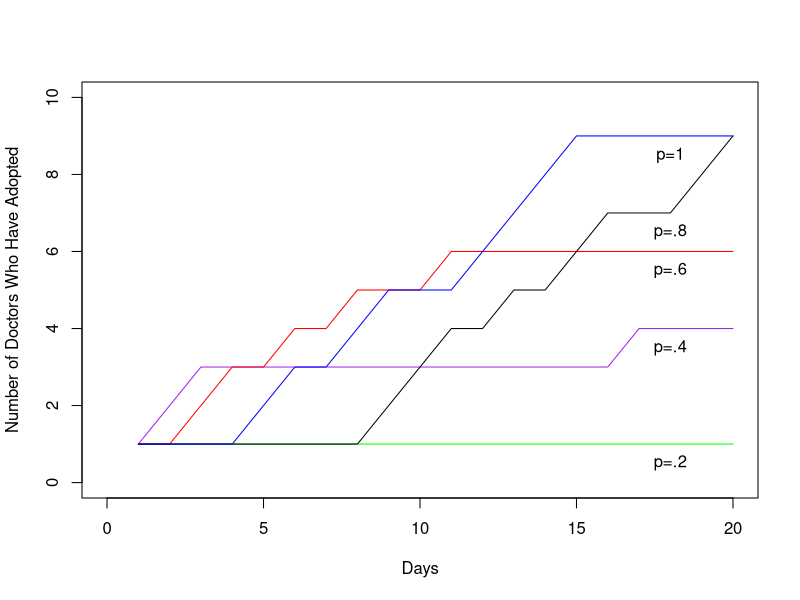

Write R code to recreate this figure.
# Homework 6
# Stat 133, Lec 2, Spring 2015
# Due : Friday March 20th by 5 pm

# Review the slides on simulations for this assignment.

# Consider the following model on use of a new drug:
# We have a population of doctors, population size : <n.doctors>
# Every doctor has either adopted the use of a new drug, or not (0/1 status)
# Now write a function that runs a simulation for a period of :
# <n.days> where
# - every day exactly two _random_ doctors meet
# - if one has adopted but the other one has not then the
#   holdout adopts the use of the drug with probability p
# Return a matrix that shows for each day which doctors have adopted
# the use of the drug.

test.n.doctors=10
test.initial.doctors=sample(c(0:1),size=test.n.doctors,replace=T,p=c(.5,.5))
test.n.days=5
test.p=1

# Input varibles are
# <n.days> : the number of days the simulation should be run for
# <n.doctors> : total number of doctors 
# <initial.doctors> : a 0/1 vector of length <n.doctors>, 1 for adopters
# <p> : the probability that the non-adopter adopts the drug.

# Ouput variable
# <has_adopted> : matrix with <n.doctors> rows and <n.days> columns
#                 i.e. one row for each doctor
#                 the entries are 0 for days where the doctor is a
#                 non-adopter, else 1 (so once a row turns to 1 it stays as 1).



#what i want to do: choose two random values in initial.doctor. If both are 1s or both are 0s, then nothing changes. 
#If one is a 1 and the other is a 0, the 0 needs to change to a 1 with a probability of p
#I need to continue to choose two random values, storing the results from before, for n.days amount of iterations
#the final print is the matrix with days along top and each column beneath is the initial.doctors for that day

#from lecture: once you have iniital.doctors and n.days in initial matrix. only first column you know, you have to generate 
#each new column. so you need your function to adjust each column in the matrix


sim.doctors=function(initial.doctors, n.doctors, n.days, prob){
  has_adopted=matrix(rep(initial.doctors,times=n.days),nrow=n.doctors,ncol=n.days)
  for(i in 2:n.days){
    two.random.doctors=sample(n.doctors,size=2,replace=F)
    prob.adopt=sample(c(1,0),size=1,p=c(prob,1-prob))
  if(sum(has_adopted[two.random.doctors,i-1])==1 && prob.adopt==1){
    has_adopted[two.random.doctors,i:n.days]=1
  }
   
  }
  
  return(has_adopted)
}
  
sim.doctors(test.initial.doctors,test.n.doctors,test.n.days,test.p)  
      
#start with 2 and update that
#has_adopted before for loop
#sample from n.doctors to get which doctor, not 1 or zero
#generate  random number, if yes then change both to 1


set.seed(42)
# Generate a value for <initial.doctors> that has 10% 1s and 90% 0s.
initial.doctors.trial=sample(c(0,1),replace=T,size=10,p=c(.9,.1))
n.days.trial=20
n.doctors.trial=10

sim.1=sim.doctors(initial.doctors.trial,10,20,.2)
sim.2=sim.doctors(initial.doctors.trial,10,20,.4)
sim.3=sim.doctors(initial.doctors.trial,10,20,.6)
sim.4=sim.doctors(initial.doctors.trial,10,20,.8)
sim.5=sim.doctors(initial.doctors.trial,10,20,1)

# Run your function for at least 5 different values of <p> and plot
# on x-axis: days,
# on y-axis : the number of doctors that have already adopted the drug, on that day
# Put all 5 lines in one figure (e.g. use first plot() then lines() for the subsequent lines)


plot(1,type="n",xlab="Days",ylab="Number of Doctors Who Have Adopted",xlim=c(0,20),ylim=c(0,10))
lines(x=c(1:20),y=rep(1,times=20),col="green")
text(18,.5,labels="p=.2")
lines(x=c(1:20),y=c(1,2,3,3,3,3,3,3,3,3,3,3,3,3,3,3,4,4,4,4),col="purple")
text(18,3.5,labels="p=.4")
lines(x=c(1:20),y=c(1,1,2,3,3,4,4,5,5,5,6,6,6,6,6,6,6,6,6,6),col="red")
text(18,5.5,labels="p=.6")
lines(x=c(1:20),y=c(1,1,1,1,1,1,1,1,2,3,4,4,5,5,6,7,7,7,8,9))
text(18,6.5,labels="p=.8")
lines(x=c(1:20),y=c(1,1,1,1,2,3,3,4,5,5,5,6,7,8,9,9,9,9,9,9),col="blue")
text(18,8.5,labels="p=1")



